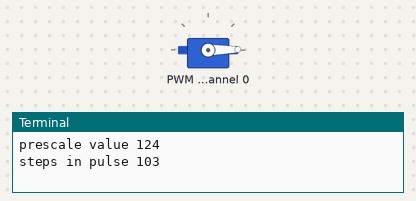
Bench run of a program on a simulated Raspberry Pi (BCM pin numbers). On the bench: servo, the last lines printed to the terminal. Servo angles are drawn from the pulse width (0.5 ms = 0°, 2.5 ms = 180°); the clock reads 2024-03-15 10:24:30 at power-on unless the program sets it.

Above: at 0.3 s.
At 2.55 s:
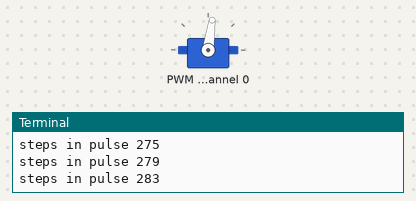
At 4.85 s:
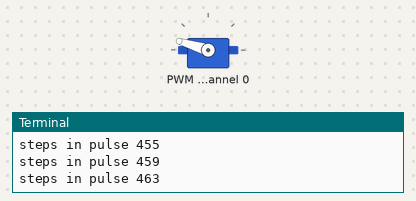
At 9.4 s:
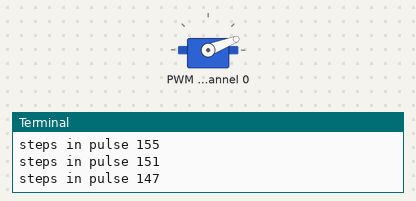
Timing chart, 0 to 12.9 s (numbered marks = the images above):
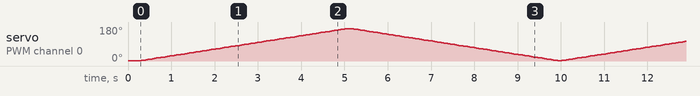

The program:

07_HXT900_lift_seed.py
```python
# moves a HXT900 servo motor through its position limits to
# pick up a squash seed

# Servo motor control using NXP Semiconductors PCA9685 PWM driver chip
# The PCA9685 is designed for PWM dimming of LEDs, which explains why registers
# are named e.g. "LED0_ON_L", but these are just channel numbers and the PWM
# signal works fine for servo control

import smbus, time, logging, math

# PCA9685 registers/etc:
PCA9685_ADDRESS    = 0x40
MODE1              = 0x00
# Bits (*=default)
# 7 RESTART
#    Read: Shows state of RESTART logic. See Section 7.3.1.1 for detail.
#    Write: User writes logic 1 to this bit to clear it to logic 0.
#     A user write of logic 0 will have no effect. See Section 7.3.1.1 for detail.
#    0* Restart disabled.
#    1 Restart enabled.
# 6 EXTCLK
#    R/W To use the EXTCLK pin, this bit must be set by the following sequence:
#    1. Set the SLEEP bit in MODE1. This turns off the internal oscillator.
#    2. Write logic 1s to both the SLEEP and EXTCLK bits in MODE1.
#    The switch is now made. The external clock can be active during the
#    switch because the SLEEP bit is set.
#    This bit is a ‘sticky bit’, that is, it cannot be cleared by writing a
#    logic 0 to it. The EXTCLK bit can only be cleared by a power cycle or
#    software reset. EXTCLK range is DC to 50 MHz.
#    0* Use internal clock.
#    1 Use EXTCLK pin clock.
# 5 AI R/W
#    0* Register Auto-Increment disabled[1].
#    1 Register Auto-Increment enabled.
# 4 SLEEP R/W
#    0 Normal mode[2].
#    1* Low power mode. Oscillator off[3][4].
# 3 SUB1 R/W
#    0* PCA9685 does not respond to I2C-bus subaddress 1.
#    1 PCA9685 responds to I2C-bus subaddress 1.
# 2 SUB2 R/W
#    0* PCA9685 does not respond to I2C-bus subaddress 2.
#    1 PCA9685 responds to I2C-bus subaddress 2.
# 1 SUB3 R/W
#    0* PCA9685 does not respond to I2C-bus subaddress 3.
#    1 PCA9685 responds to I2C-bus subaddress 3.
# 0 ALLCALL R/W
#    0 PCA9685 does not respond to LED All Call I2C-bus address.
#    1* PCA9685 responds to LED All Call I2C-bus address
MODE2              = 0x01
SUBADR1            = 0x02
SUBADR2            = 0x03
SUBADR3            = 0x04

LED0_ON_L          = 0x06
LED0_ON_H          = 0x07
LED0_OFF_L         = 0x08
LED0_OFF_H         = 0x09
ALL_LED_ON_L       = 0xFA
ALL_LED_ON_H       = 0xFB
ALL_LED_OFF_L      = 0xFC
ALL_LED_OFF_H      = 0xFD
PRE_SCALE          = 0xFE  # prescale register for PWM output frequency
# max 1526 Hz = 0x03h
# min 24 Hz = 0xFFh
# PRE_SCALE can only be set when MODE1.SLEEP = 1
# calculate: PRE_SCALE = round(osc/(4096*freq))-1

# (PRE_SCALE Default of 0x1E gives 200 Hz refresh rate at osc 25 MHz)

# Bits:
RESTART            = 0x80
SLEEP              = 0x10
ALLCALL            = 0x01
INVRT              = 0x10
OUTDRV             = 0x04

OSC_CLOCK          = 25000000 # default on-chip, 25 MHz
#DESIRED_FREQUENCY  = 200 # in Hz
#DESIRED_FREQUENCY  = 100 # in Hz
DESIRED_FREQUENCY  = 50 # in Hz

PULSE_MIN          = 1.0 # 0 degrees
PULSE_MID          = 1.5 # 45 degrees
PULSE_MAX          = 2.0 # 90 degrees

##prescale_value = round(OSC_CLOCK/(4096 * DESIRED_FREQUENCY)) - 1
##print(prescale_value)
# For 50Hz, calculation gives 0x78, but emperically 0x7C is more
# accurate. Still investigating why.
prescale_value = 0x7C
print("prescale value", prescale_value)

i2c_bus = smbus.SMBus(1) # Create a new I2C bus

# enable PRE_SCALE change, set MODE1.SLEEP = 1
i2c_bus.write_byte_data(PCA9685_ADDRESS, MODE1, 0x10)
time.sleep(.25) # delay for reset

# set freqency
#i2c_bus.write_byte_data(PCA9685_ADDRESS, PRE_SCALE, 0x1e)
i2c_bus.write_byte_data(PCA9685_ADDRESS, PRE_SCALE, prescale_value)

# enable the PWM chip: clear MODE1.SLEEP bit 4
# auto-increment address after write: set MODE1.AI bit 5
i2c_bus.write_byte_data(PCA9685_ADDRESS, MODE1, 0x20)

# write the time point during each cycle to turn ON, 0us
i2c_bus.write_word_data(PCA9685_ADDRESS, LED0_ON_L, 0)

# write the time point during each cycle to turn OFF
# for 50Hz, should range from about 200 (1ms) to 400 (2ms)
# rotate the shaft
clockwise_limit = 103 # actual limit 101
counterclockwise_limit = 483 # actual limit 485
position_step = 4
time_step = 0.05
while(1):
    # step up
    for time_high in range (clockwise_limit, counterclockwise_limit, position_step):
        print("steps in pulse", time_high)
        i2c_bus.write_word_data(PCA9685_ADDRESS, LED0_OFF_L, time_high)
        time.sleep(time_step)
    # assure max
    i2c_bus.write_word_data(PCA9685_ADDRESS, LED0_OFF_L, counterclockwise_limit)
    time.sleep(time_step)
        # step down
    for time_high in range (counterclockwise_limit, clockwise_limit, -position_step):
        print("steps in pulse", time_high)
        i2c_bus.write_word_data(PCA9685_ADDRESS, LED0_OFF_L, time_high)
        time.sleep(time_step)
    # assure min
    i2c_bus.write_word_data(PCA9685_ADDRESS, LED0_OFF_L, clockwise_limit)
    time.sleep(time_step)
```
